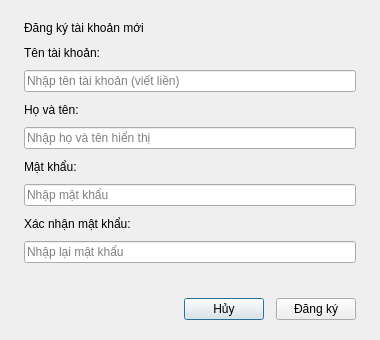
<?xml version='1.0' encoding='utf-8'?>
<ui version="4.0">
 <class>RegisterDialog</class>
 <widget class="QDialog" name="RegisterDialog">
  <property name="geometry">
   <rect>
    <x>0</x>
    <y>0</y>
    <width>380</width>
    <height>340</height>
   </rect>
  </property>
  <property name="windowTitle">
   <string>Đăng ký tài khoản</string>
  </property>
  <layout class="QVBoxLayout" name="mainLayout">
   <property name="spacing">
    <number>10</number>
   </property>
   <property name="leftMargin">
    <number>24</number>
   </property>
   <property name="topMargin">
    <number>20</number>
   </property>
   <property name="rightMargin">
    <number>24</number>
   </property>
   <property name="bottomMargin">
    <number>20</number>
   </property>
   <item>
    <widget class="QLabel" name="lblDialogTitle">
     <property name="text">
      <string>Đăng ký tài khoản mới</string>
     </property>
    </widget>
   </item>
   <item>
    <widget class="QLabel" name="lblUsername">
     <property name="text">
      <string>Tên tài khoản:</string>
     </property>
    </widget>
   </item>
   <item>
    <widget class="QLineEdit" name="edtUsername">
     <property name="placeholderText">
      <string>Nhập tên tài khoản (viết liền)</string>
     </property>
    </widget>
   </item>
   <item>
    <widget class="QLabel" name="lblName">
     <property name="text">
      <string>Họ và tên:</string>
     </property>
    </widget>
   </item>
   <item>
    <widget class="QLineEdit" name="edtName">
     <property name="placeholderText">
      <string>Nhập họ và tên hiển thị</string>
     </property>
    </widget>
   </item>
   <item>
    <widget class="QLabel" name="lblPassword">
     <property name="text">
      <string>Mật khẩu:</string>
     </property>
    </widget>
   </item>
   <item>
    <widget class="QLineEdit" name="edtPassword">
     <property name="echoMode">
      <enum>QLineEdit::Password</enum>
     </property>
     <property name="placeholderText">
      <string>Nhập mật khẩu</string>
     </property>
    </widget>
   </item>
   <item>
    <widget class="QLabel">
     <property name="text">
      <string>Xác nhận mật khẩu:</string>
     </property>
    </widget>
   </item>
   <item>
    <widget class="QLineEdit" name="edtConfirmPassword">
     <property name="echoMode">
      <enum>QLineEdit::Password</enum>
     </property>
     <property name="placeholderText">
      <string>Nhập lại mật khẩu</string>
     </property>
    </widget>
   </item>
   <item>
    <widget class="QLabel" name="lblError">
     <property name="text">
      <string />
     </property>
    </widget>
   </item>
   <item>
    <layout class="QHBoxLayout" name="buttonsLayout">
     <property name="spacing">
      <number>12</number>
     </property>
     <item>
      <spacer name="btnSpacer">
       <property name="orientation">
        <enum>Qt::Horizontal</enum>
       </property>
       <property name="sizeHint" stdset="0">
        <size>
         <width>40</width>
         <height>20</height>
        </size>
       </property>
      </spacer>
     </item>
     <item>
      <widget class="QPushButton" name="btnCancel">
       <property name="role" stdset="0">
        <string notr="true">secondary</string>
       </property>
       <property name="text">
        <string>Hủy</string>
       </property>
      </widget>
     </item>
     <item>
      <widget class="QPushButton" name="btnSave">
       <property name="role" stdset="0">
        <string notr="true">primary</string>
       </property>
       <property name="text">
        <string>Đăng ký</string>
       </property>
      </widget>
     </item>
    </layout>
   </item>
  </layout>
 </widget>
 <resources />
 <connections />
</ui>
